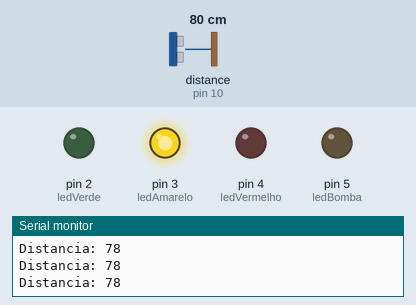
Simulated run of this sketch. Board: Arduino Uno, built with avr-gcc and run on an emulated ATmega328P. Shown: output pins drawn as LEDs (lit = HIGH), the last lines printed to the serial monitor. Wiring (inferred from the names in the program): ultrasonic range finder: trigger pin 9; echo pin 10. Inputs (shaded band) come from the test bench; at power-on: distance to the obstacle (sensor on pin 10) 80 cm. The echo pulse lasts 58.3 µs per cm; pins used as bus, display or sensor lines are not drawn.

Above: at 1.3 s.
1.4 s: distance to the obstacle (sensor on pin 10) set to 54 cm
2.9 s: distance to the obstacle (sensor on pin 10) set to 47 cm
At 4.1 s:
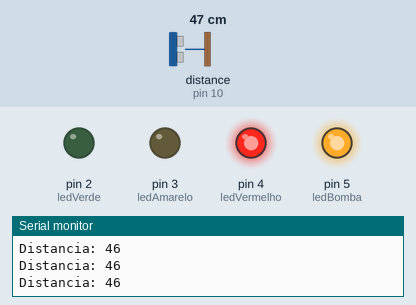
4.5 s: distance to the obstacle (sensor on pin 10) set to 60 cm
At 5.7 s:
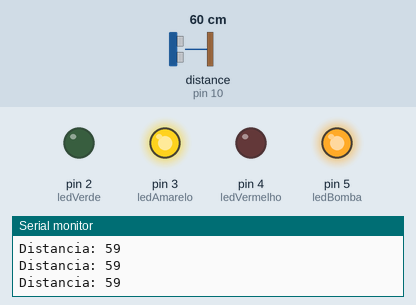
6.0 s: distance to the obstacle (sensor on pin 10) set to 201 cm
7.5 s: distance to the obstacle (sensor on pin 10) set to 206 cm
At 8.8 s:
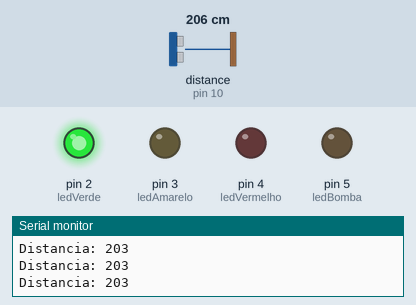
9.1 s: distance to the obstacle (sensor on pin 10) set to 2 cm
At 9.8 s:
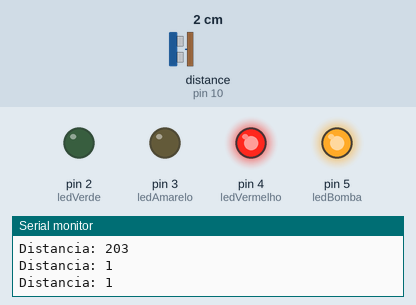
Timing chart, 0 to 11.6 s (numbered marks = the images above; inputs shaded):
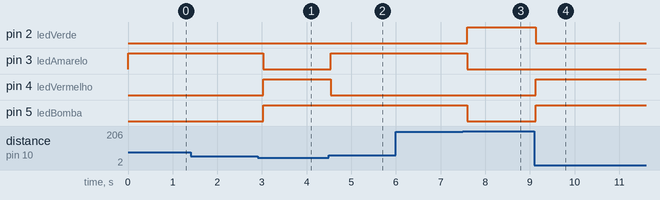

Measured:
- the behaviour switches between 52 and 51 cm on distance to the obstacle (sensor on pin 10) (found by bisection; images 0 and 1)
- the behaviour switches between 203 and 204 cm on distance to the obstacle (sensor on pin 10) (found by bisection; images 2 and 3)
- after the input at 2.9 s, pin 3 (ledAmarelo): HIGH → LOW after 0.13 s; pin 4 (ledVermelho), pin 5 (ledBomba): LOW → HIGH after 0.13 s
- after the input at 4.5 s, pin 3 (ledAmarelo): LOW → HIGH at once; pin 4 (ledVermelho): HIGH → LOW at once
- after the input at 7.5 s, pin 2 (ledVerde): LOW → HIGH after 0.10 s; pin 3 (ledAmarelo), pin 5 (ledBomba): HIGH → LOW after 0.10 s
- after the input at 9.1 s, pin 2 (ledVerde): HIGH → LOW at once; pin 4 (ledVermelho), pin 5 (ledBomba): LOW → HIGH at once

The sketch:

sistema_de_bomba_com_sensor_ultrassonico.ino
```cpp
const int trigPin = 9;
const int echoPin = 10;

const int ledVerde = 2;
const int ledAmarelo = 3;
const int ledVermelho = 4;
const int ledBomba = 5;

long duracao;
int distancia;

bool bombaLigada = false;

void setup() {
  pinMode(trigPin, OUTPUT);
  pinMode(echoPin, INPUT);

  pinMode(ledVerde, OUTPUT);
  pinMode(ledAmarelo, OUTPUT);
  pinMode(ledVermelho, OUTPUT);
  pinMode(ledBomba, OUTPUT);

  Serial.begin(9600);
}

void loop() {
  digitalWrite(trigPin, LOW);
  delayMicroseconds(2);

  digitalWrite(trigPin, HIGH);
  delayMicroseconds(10);
  digitalWrite(trigPin, LOW);

  duracao = pulseIn(echoPin, HIGH);

  distancia = duracao * 0.034 / 2;

  if (distancia == 0 || distancia > 400) {
    Serial.println("Leitura inválida");
    delay(500);
    return;
  }

  Serial.print("Distancia: ");
  Serial.println(distancia);

  if(distancia > 200) {
    // tanque vazio: desliga tudo e reseta bomba
    digitalWrite(ledVerde, HIGH);
    digitalWrite(ledAmarelo, LOW);
    digitalWrite(ledVermelho, LOW);

    bombaLigada = false;           // reseta bomba quando tanque vazio
    digitalWrite(ledBomba, LOW);
  } else if(distancia <= 200 && distancia > 50) {
    // tanque médio
    digitalWrite(ledVerde, LOW);
    digitalWrite(ledAmarelo, HIGH);
    digitalWrite(ledVermelho, LOW);

    // bomba mantém estado anterior (ligada ou desligada)
    digitalWrite(ledBomba, bombaLigada ? HIGH : LOW);
  } else {
    // tanque cheio
    digitalWrite(ledVerde, LOW);
    digitalWrite(ledAmarelo, LOW);
    digitalWrite(ledVermelho, HIGH);

    bombaLigada = true;          // liga a bomba e mantém ligada
    digitalWrite(ledBomba, HIGH);
  }

  delay(500);
}
```
